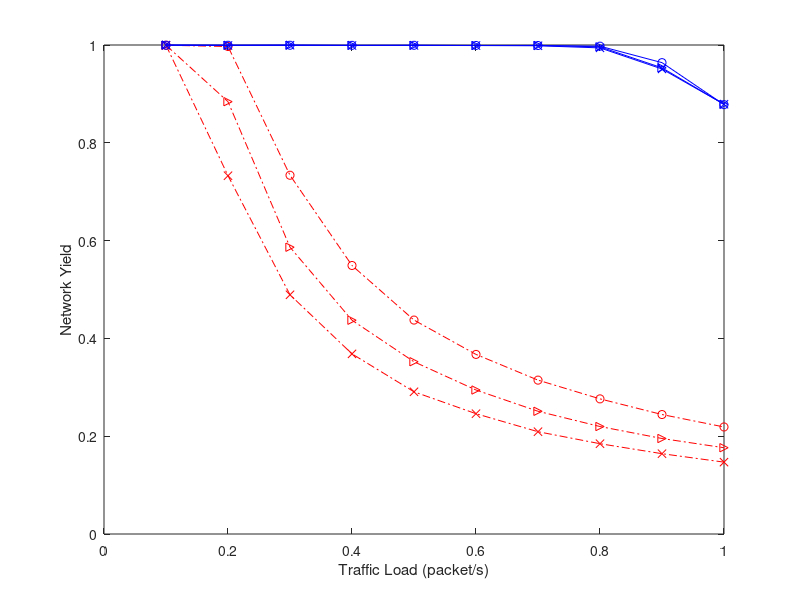

Recreate this plot in MATLAB. (Note: this script raises an error after producing the figure.)
% Plot yield: Network yield, from 1hop - 10 hops, \xi = 14, 17, 20, traffic load: 0.1:0.1:1
% PRI-basic, PRI-ASM (adaptive schedule maintaince)
basic=[0.999526022	0.996926976	0.733645641	0.549126562	0.437478323	0.367249564	0.314661561	0.276345441	0.244312198	0.218902814;
    0.999520536	0.884078581	0.586484295	0.437187457	0.352239	0.29444824	0.250987569	0.219790859	0.195292254	0.17640705;
    0.999515103	0.732675174	0.489175576	0.368352125	0.29082329	0.246028548	0.209204462	0.184648107	0.164221132	0.146956311
    ];

asm=[0.999513066	0.99944372	0.999472531	0.99929331	0.999395524	0.999110266	0.998972982	0.99758483	0.963934476	0.878044892;
    0.999859452	0.999552812	0.999657159	0.999378732	0.999327769	0.998979596	0.999220822	0.996229965	0.953283445	0.878783759;
    0.999794973	0.999102686	0.999609859	0.998929147	0.999205191	0.998884617	0.998439769	0.994091707	0.950970684	0.878908283
    ];


figure;
hold off;
arrival_rate=0.1:0.1:1;
plot(arrival_rate,basic(1,:),'ro-.');
hold on;
plot(arrival_rate,basic(2,:),'r>-.');
plot(arrival_rate,basic(3,:),'rx-.');


plot(arrival_rate,asm(1,:),'bo-');
plot(arrival_rate,asm(2,:),'b>-');
plot(arrival_rate,asm(3,:),'bx-');

% set(gca,'XTick',0.05:0.05:0.5);
% set(gca,'XTickLabel',0.05:0.05:0.5);
%set(gca,'Xdir','reverse')

xlabel('Traffic Load (packet/s)');
ylabel('Network Yield');
legend('PRI-basic, {{\it{\xi}} = 14}','PRI-basic, {{\it{\xi}} = 18}','PRI-basic, {{\it{\xi}} = 22}', ...
    'PRI-ASM, {{\it{\xi}} = 14}','PRI-ASM, {{\it{\xi}} = 18}','PRI-ASM, {{\it{\xi}} = 22}',3);
% grid on;